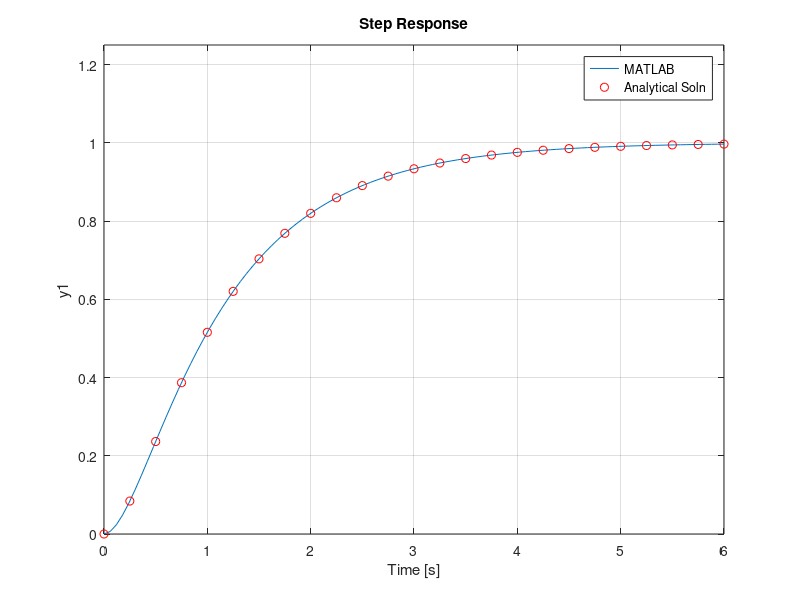

This chart was generated by the following MATLAB code:
%PFE of G(s)* unit step (1/s)

num1 = [0 0 0 4];
den1 = [1 5 4 0];

[r,p,k] = residue(num1,den1);

%Plot step of the transfer function vs analytical solution

num2 = [0 0 4];
den2 = [1 5 4];

sys = tf(num2, den2);

t = [0:0.25:7];
c_t = 1/3*exp(-4*t)-(4/3)*exp(-t)+1;

step(sys)
hold on
plot(t,c_t,'ro')
ylim([0 1.25])
legend('MATLAB','Analytical Soln')
hold off
